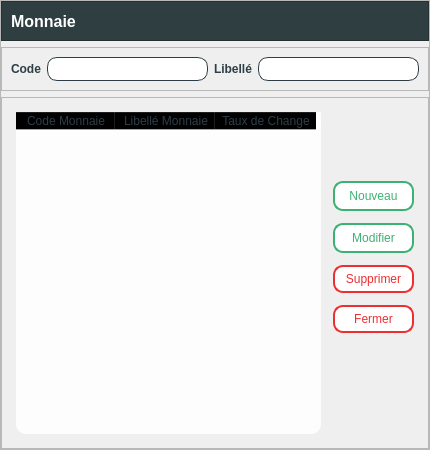
<?xml version="1.0" encoding="UTF-8"?>
<ui version="4.0">
 <class>Form</class>
 <widget class="QWidget" name="Form">
  <property name="geometry">
   <rect>
    <x>0</x>
    <y>0</y>
    <width>430</width>
    <height>450</height>
   </rect>
  </property>
  <property name="windowTitle">
   <string>Form</string>
  </property>
  <property name="styleSheet">
   <string notr="true">background-color:#EFEFEF</string>
  </property>
  <layout class="QGridLayout" name="gridLayout">
   <property name="leftMargin">
    <number>0</number>
   </property>
   <property name="topMargin">
    <number>0</number>
   </property>
   <property name="rightMargin">
    <number>0</number>
   </property>
   <property name="bottomMargin">
    <number>0</number>
   </property>
   <item row="0" column="0">
    <widget class="QFrame" name="frame">
     <property name="frameShape">
      <enum>QFrame::StyledPanel</enum>
     </property>
     <property name="frameShadow">
      <enum>QFrame::Raised</enum>
     </property>
     <layout class="QVBoxLayout" name="verticalLayout">
      <property name="leftMargin">
       <number>0</number>
      </property>
      <property name="topMargin">
       <number>0</number>
      </property>
      <property name="rightMargin">
       <number>0</number>
      </property>
      <property name="bottomMargin">
       <number>0</number>
      </property>
      <item>
       <widget class="QFrame" name="frame_2">
        <property name="styleSheet">
         <string notr="true">background-color: #2f3e40; /*#2f3e46,1a535c;1d3557;233d4d*/
color: rgb(255, 255, 255);</string>
        </property>
        <property name="frameShape">
         <enum>QFrame::StyledPanel</enum>
        </property>
        <property name="frameShadow">
         <enum>QFrame::Raised</enum>
        </property>
        <layout class="QHBoxLayout" name="horizontalLayout_4">
         <property name="leftMargin">
          <number>9</number>
         </property>
         <property name="rightMargin">
          <number>0</number>
         </property>
         <item>
          <widget class="QLabel" name="label_4">
           <property name="font">
            <font>
             <pointsize>12</pointsize>
             <bold>true</bold>
            </font>
           </property>
           <property name="text">
            <string>Monnaie</string>
           </property>
          </widget>
         </item>
         <item>
          <spacer name="horizontalSpacer_4">
           <property name="orientation">
            <enum>Qt::Horizontal</enum>
           </property>
           <property name="sizeHint" stdset="0">
            <size>
             <width>40</width>
             <height>20</height>
            </size>
           </property>
          </spacer>
         </item>
        </layout>
       </widget>
      </item>
      <item>
       <widget class="QFrame" name="frame_3">
        <property name="frameShape">
         <enum>QFrame::StyledPanel</enum>
        </property>
        <property name="frameShadow">
         <enum>QFrame::Raised</enum>
        </property>
        <layout class="QHBoxLayout" name="horizontalLayout_5">
         <property name="leftMargin">
          <number>9</number>
         </property>
         <property name="rightMargin">
          <number>9</number>
         </property>
         <item>
          <widget class="QLabel" name="label_5">
           <property name="font">
            <font>
             <family>Segoe UI</family>
             <pointsize>9</pointsize>
             <bold>true</bold>
            </font>
           </property>
           <property name="styleSheet">
            <string notr="true">color: #2f3e46;</string>
           </property>
           <property name="text">
            <string>Code</string>
           </property>
          </widget>
         </item>
         <item>
          <widget class="QLineEdit" name="lineEdit">
           <property name="styleSheet">
            <string notr="true">border : 1px solid #2f3e46;
border-radius:10px;
padding: 3px;
background-color: white;
color: #2f3e46;
</string>
           </property>
          </widget>
         </item>
         <item>
          <widget class="QLabel" name="label_6">
           <property name="font">
            <font>
             <family>Segoe UI</family>
             <pointsize>9</pointsize>
             <bold>true</bold>
            </font>
           </property>
           <property name="styleSheet">
            <string notr="true">color: #2f3e46;</string>
           </property>
           <property name="text">
            <string>Libellé</string>
           </property>
          </widget>
         </item>
         <item>
          <widget class="QLineEdit" name="lineEdit_2">
           <property name="styleSheet">
            <string notr="true">border : 1px solid #2f3e46;
border-radius:10px;
padding: 3px;
background-color: white;
color: #2f3e46;
</string>
           </property>
          </widget>
         </item>
        </layout>
       </widget>
      </item>
      <item>
       <widget class="QFrame" name="frame_4">
        <property name="frameShape">
         <enum>QFrame::StyledPanel</enum>
        </property>
        <property name="frameShadow">
         <enum>QFrame::Raised</enum>
        </property>
        <layout class="QGridLayout" name="gridLayout_2">
         <property name="leftMargin">
          <number>14</number>
         </property>
         <property name="topMargin">
          <number>14</number>
         </property>
         <property name="rightMargin">
          <number>14</number>
         </property>
         <property name="bottomMargin">
          <number>14</number>
         </property>
         <item row="1" column="2">
          <layout class="QVBoxLayout" name="verticalLayout_2">
           <property name="spacing">
            <number>12</number>
           </property>
           <item>
            <widget class="QPushButton" name="nouveau_monnaie">
             <property name="styleSheet">
              <string notr="true">QPushButton {width: 65px;
background-color: white;
border: 2px solid #3bb273;
color: #3bb273;
padding: 6px;
border-radius: 10px;}

QPushButton:hover {background-color: #3bb273;color: white;}
QPushButton:pressed { margin: 1px; }
</string>
             </property>
             <property name="text">
              <string>Nouveau</string>
             </property>
            </widget>
           </item>
           <item>
            <widget class="QPushButton" name="modifier_monnaie">
             <property name="styleSheet">
              <string notr="true">QPushButton {width: 65px;
background-color: white;
border: 2px solid #3bb273;
color: #3bb273;
padding: 6px;
border-radius: 10px;}

QPushButton:hover {background-color: #3bb273;color: white;}
QPushButton:pressed { margin: 1px; }
</string>
             </property>
             <property name="text">
              <string>Modifier</string>
             </property>
            </widget>
           </item>
           <item>
            <widget class="QPushButton" name="supprimer_monnaie">
             <property name="styleSheet">
              <string notr="true">QPushButton {background-color: white;
border: 2px solid #ee2e31;
color: #ee2e31;
padding: 5px;
border-radius: 10px;}
QPushButton:hover {
background-color: #ee2e31;
color: white;
}
QPushButton:pressed{
margin: 1px;
}
/*#ee2e31*/</string>
             </property>
             <property name="text">
              <string>Supprimer</string>
             </property>
            </widget>
           </item>
           <item>
            <widget class="QPushButton" name="fermer_monnaie">
             <property name="styleSheet">
              <string notr="true">QPushButton {background-color: white;
border: 2px solid #ee2e31;
color: #ee2e31;
padding: 5px;
border-radius: 10px;}
QPushButton:hover {
background-color: #ee2e31;
color: white;
}
QPushButton:pressed{
margin: 1px;
}
/*#ee2e31*/</string>
             </property>
             <property name="text">
              <string>Fermer</string>
             </property>
            </widget>
           </item>
          </layout>
         </item>
         <item row="2" column="2">
          <spacer name="verticalSpacer_2">
           <property name="orientation">
            <enum>Qt::Vertical</enum>
           </property>
           <property name="sizeHint" stdset="0">
            <size>
             <width>20</width>
             <height>104</height>
            </size>
           </property>
          </spacer>
         </item>
         <item row="0" column="1" colspan="2">
          <spacer name="verticalSpacer">
           <property name="orientation">
            <enum>Qt::Vertical</enum>
           </property>
           <property name="sizeHint" stdset="0">
            <size>
             <width>20</width>
             <height>72</height>
            </size>
           </property>
          </spacer>
         </item>
         <item row="0" column="0" rowspan="3">
          <widget class="QTableWidget" name="monnaie_table">
           <property name="font">
            <font>
             <family>Segoe UI</family>
             <pointsize>9</pointsize>
             <bold>true</bold>
            </font>
           </property>
           <property name="styleSheet">
            <string notr="true">background-color: rgba(255,255,255,0.9);
selection-background-color: #a2d2ff;
selection-color:#2f3e46;
color: #2f3e46;
border-radius: 	10px;
</string>
           </property>
           <property name="editTriggers">
            <set>QAbstractItemView::NoEditTriggers</set>
           </property>
           <property name="alternatingRowColors">
            <bool>false</bool>
           </property>
           <property name="selectionBehavior">
            <enum>QAbstractItemView::SelectRows</enum>
           </property>
           <attribute name="verticalHeaderVisible">
            <bool>false</bool>
           </attribute>
           <column>
            <property name="text">
             <string>Code Monnaie</string>
            </property>
           </column>
           <column>
            <property name="text">
             <string>Libellé Monnaie</string>
            </property>
           </column>
           <column>
            <property name="text">
             <string>Taux de Change</string>
            </property>
           </column>
          </widget>
         </item>
        </layout>
       </widget>
      </item>
     </layout>
    </widget>
   </item>
  </layout>
 </widget>
 <resources/>
 <connections/>
</ui>
